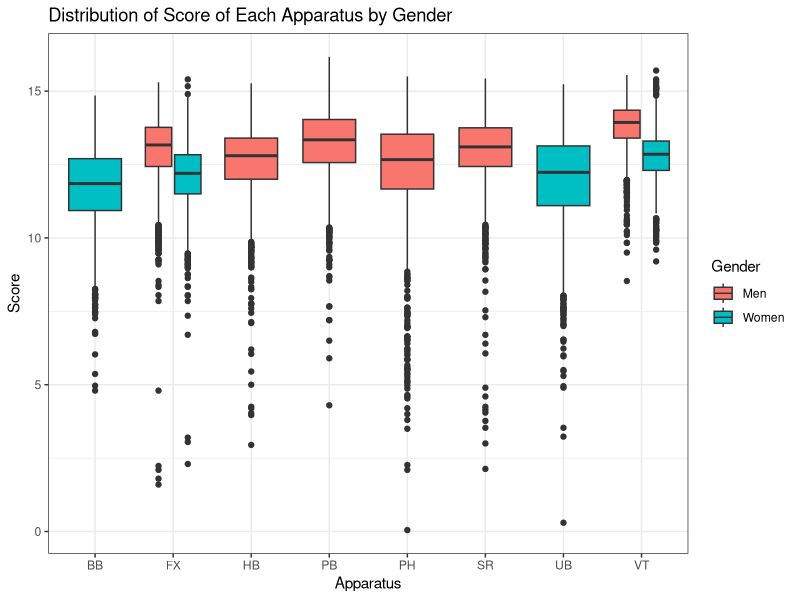
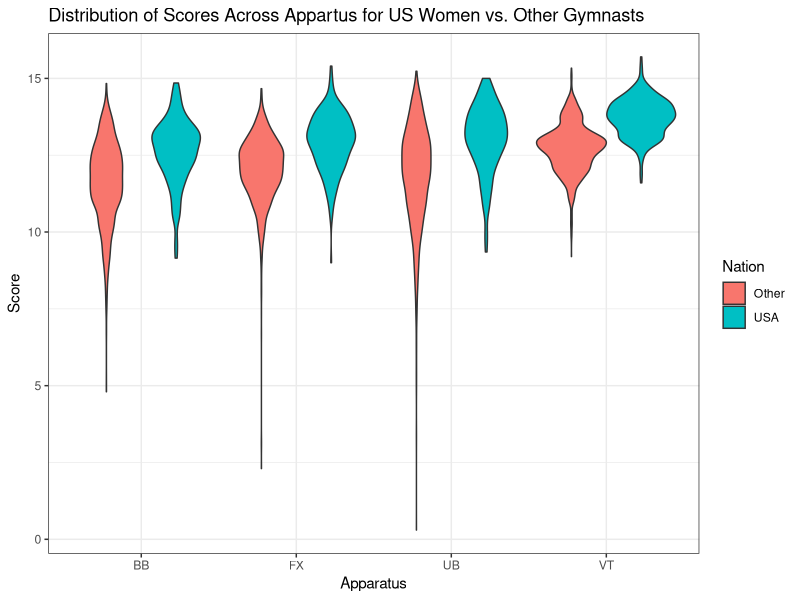
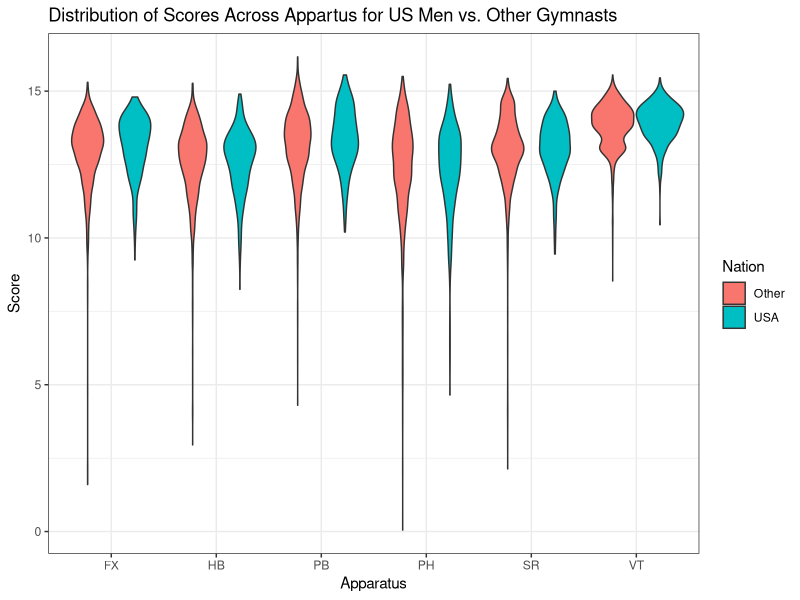

Source code (R) for these figures, in order:
## ---- chunk 1
knitr::opts_chunk$set(echo = TRUE)
library(ggplot2)
library(dplyr)
## ---- chunk 2
gym_data = read.csv("cleanedfinalgymnastdata.csv")
head(gym_data)
## ---- chunk 3
#Cleaning hb issue
gym_data$Apparatus[gym_data$Apparatus == "hb"] <- "HB"
## ---- chunk 4
#Gymnasts vault two times, which is in the data as VT1 and VT2 (or if just once VT)
#Renaming these to all just be VT, because they're all data on vaults
gym_data$Apparatus[gym_data$Apparatus == "VT1"] <- "VT"
gym_data$Apparatus[gym_data$Apparatus == "VT2"] <- "VT"

#Making a US Binary variable
gym_data <- gym_data %>%
  mutate(Nation = case_when(Country == "USA" ~ "USA",
                              Country != "USA" ~ "Other"))
## ---- chunk 5
#Looking at distribution of score across different events
p <- ggplot(data = gym_data, mapping = aes(x = Apparatus, y = Score, fill = Gender)) + 
  geom_boxplot() + theme_bw() + labs(title = "Distribution of Score of Each Apparatus by Gender") 

p + scale_fill_discrete(name = "Gender", labels = c("Men", "Women"))

#Initial issue is that some rows have a lower score hb that is making it seem like there are two categories of high bar
## ---- chunk 6
women_gym_data <- gym_data %>%
  filter(Gender == "w")

men_gym_data <- gym_data %>%
  filter(Gender == "m")
## ---- chunk 7
library(dplyr)
ggplot(data = women_gym_data, mapping = aes(x = Apparatus, y = Score, fill = Nation)) + 
  geom_violin() + theme_bw() + labs(title = "Distribution of Scores Across Appartus for US Women vs. Other Gymnasts") 

ggplot(data = men_gym_data, mapping = aes(x = Apparatus, y = Score, fill = Nation)) + 
  geom_violin() + theme_bw() + labs(title = "Distribution of Scores Across Appartus for US Men vs. Other Gymnasts") 
## ---- chunk 8
men_gym_data <- men_gym_data %>%
  mutate(name = paste(FirstName, LastName)) 

men_gym_data %>% filter(Country == "USA") %>% group_by(name) %>% count()

women_gym_data <- women_gym_data %>%
  mutate(name = paste(FirstName, LastName)) 

women_gym_data %>% filter(Country == "USA") %>% group_by(name) %>% count()
## ---- chunk 9
us_men_gym_data <- men_gym_data %>% filter(Country == "USA")
us_womens_gym_data <- women_gym_data %>% filter(Country == "USA")
## ---- chunk 10
#Get rid of all gymnasts that did not compete in 2023
library(stringr)
us_womens_gym_data$Year <- str_sub(us_womens_gym_data$Date, -4)
us_men_gym_data$Year <- str_sub(us_men_gym_data$Date, -4)

length(unique(us_men_gym_data$name))
length(unique(us_womens_gym_data$name))

us_womens_gym_data <- us_womens_gym_data %>%
  group_by(name) %>%
  filter(max(Year) == 2023)

us_men_gym_data <- us_men_gym_data %>%
  group_by(name) %>%
  filter(max(Year) == 2023)

length(unique(us_men_gym_data$name))
length(unique(us_womens_gym_data$name))
## ---- chunk 11

length(unique(us_men_gym_data$name))
length(unique(us_womens_gym_data$name))
w_avs <- us_womens_gym_data %>%
  group_by(name) %>%
  summarise(mean(Score))
names(w_avs) <- c("name", "avgScore")

quantile(w_avs$avgScore)

m_avs <- us_men_gym_data %>%
  group_by(name) %>%
  summarise(mean(Score))
names(m_avs) <- c("name", "avgScore")

quantile(m_avs$avgScore)

us_womens_gym_data <- us_womens_gym_data %>%
  group_by(name) %>%
  filter(mean(Score) > 12.15156)
us_men_gym_data <- us_men_gym_data %>%
  group_by(name) %>%
  filter(mean(Score) > 12.15000)

length(unique(us_men_gym_data$name))
length(unique(us_womens_gym_data$name))
